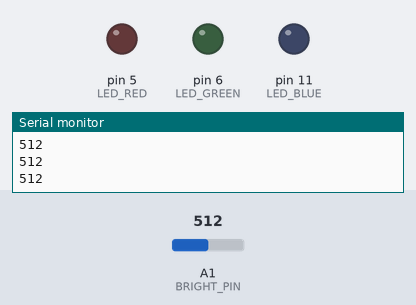
This sketch was run on a simulated Arduino Uno, built with avr-gcc and run on an emulated ATmega328P. On the bench: output pins drawn as LEDs (lit = HIGH), the last lines printed to the serial monitor. The test bench sets the inputs (shaded band); at power-on: A1 (BRIGHT_PIN) = 512.

Above: at 1.2 s.
1.3 s: A1 (BRIGHT_PIN) set to 481
At 2.3 s:
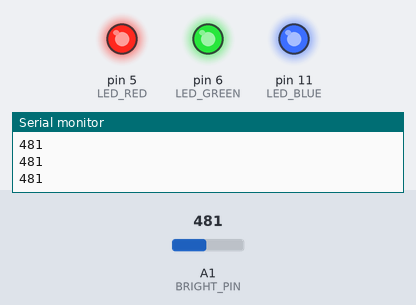
2.8 s: A1 (BRIGHT_PIN) set to 510
At 3.5 s:
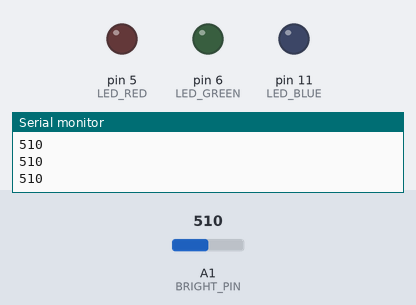
4.3 s: A1 (BRIGHT_PIN) set to 490
At 4.6 s:
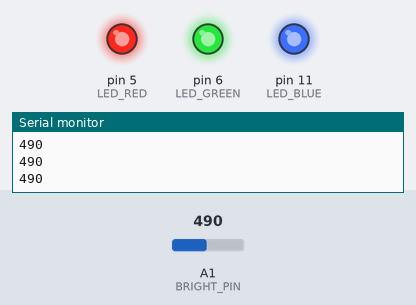
Timing chart, 0 to 7.3 s (numbered marks = the images above; inputs shaded):
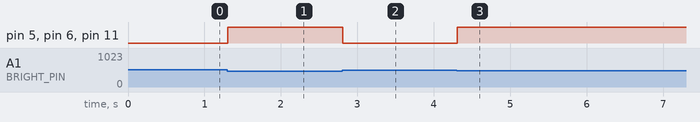

Measured:
- the behaviour switches between 500 and 499 on A1 (BRIGHT_PIN) (found by bisection; images 0 and 1)
- after the input at 1.3 s, pin 5 (LED_RED), pin 6 (LED_GREEN), pin 11 (LED_BLUE): LOW → HIGH at once
- after the input at 2.8 s, pin 5 (LED_RED), pin 6 (LED_GREEN), pin 11 (LED_BLUE): HIGH → LOW at once
- after the input at 4.3 s, pin 5 (LED_RED), pin 6 (LED_GREEN), pin 11 (LED_BLUE): LOW → HIGH at once

The sketch:

3_1_2.ino
```cpp
#define LED_RED 5
#define LED_GREEN 6
#define LED_BLUE  11
#define BRIGHT_PIN  A1

void setup() {
  Serial.begin(9600);
  pinMode(LED_RED,OUTPUT);
  pinMode(LED_GREEN,OUTPUT);
  pinMode(LED_BLUE,OUTPUT);
}

void loop() {
  int brightValue = analogRead(BRIGHT_PIN);
  Serial.println(brightValue);
  if(brightValue < 500) ledOn();
  else  ledOff();
}

void ledOn()
{
  digitalWrite(LED_RED,HIGH);
  digitalWrite(LED_GREEN,HIGH);
  digitalWrite(LED_BLUE,HIGH);
}

void ledOff()
{
  digitalWrite(LED_RED,LOW);
  digitalWrite(LED_GREEN,LOW);
  digitalWrite(LED_BLUE,LOW);
}
//3_1_2.ino
```
